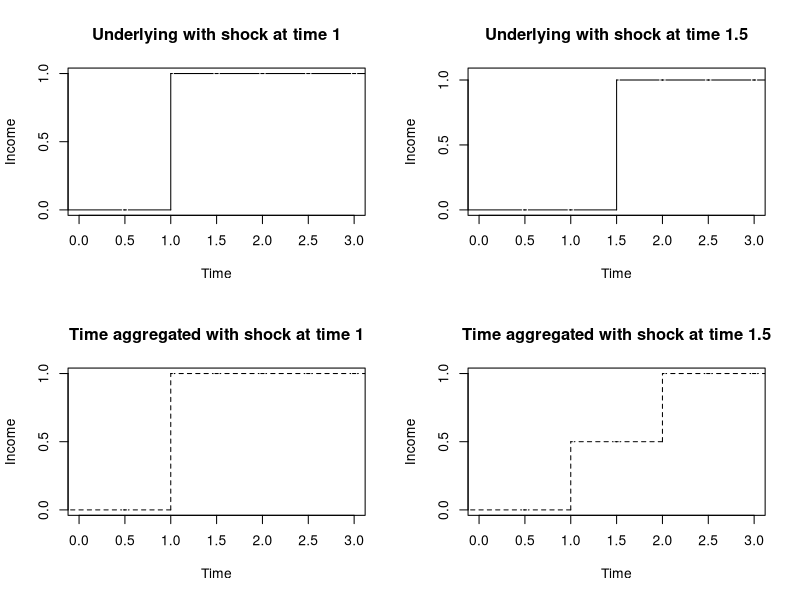

Generate this figure with R:
# Draw a time aggregated random walk (4 subperiods)
library(ggplot2)
library(gridExtra)

figures_dir = "C:/Users/edmun/OneDrive/Documents/Research/BPP_PSID_TimeAgg/Code/Figures/"

N_sub =2
N_period =3
N_subperiods =N_sub*N_period
time = (1:(N_subperiods))/N_sub
#shocks = rnorm(N_subperiods,0,1)
shocks = c(0,0,1,0,0,0)
underlying = cumsum(shocks)
time_agg = underlying*0.0
for (T in 1:N_period){
  t = (T-1)*N_sub+1
  time_agg[t:(t+N_sub-1)]=mean(underlying[t:(t+N_sub-1)])
}



time_agg_func=stepfun(time[1:(N_subperiods-1)], time_agg)
underlying_func=stepfun(time[1:(N_subperiods-1)], underlying)

par(mfcol=c(2,2))
plot(underlying_func, time, xlim= c(0,N_period),ylim=c(0,1),col="black",lty="solid", col.points=FALSE, verticals=TRUE,xlab="Time",ylab="Income",main="Underlying with shock at time 1",yaxt = "n")
axis(side = 2, at = c(0.0,0.5,1.0))
plot(time_agg_func, time, xlim= c(0,N_period),ylim=c(0,1),col="black",lty="dashed", col.points=FALSE, verticals=TRUE,xlab="Time",ylab="Income",main="Time aggregated with shock at time 1",yaxt = "n")
axis(side = 2, at = c(0.0,0.5,1.0))

shocks = c(0,0,0,1,0,0)
underlying = cumsum(shocks)
time_agg = underlying*0.0
for (T in 1:N_period){
  t = (T-1)*N_sub+1
  time_agg[t:(t+N_sub-1)]=mean(underlying[t:(t+N_sub-1)])
}

time_agg_func=stepfun(time[1:(N_subperiods-1)], time_agg)
underlying_func=stepfun(time[1:(N_subperiods-1)], underlying)


plot(underlying_func, time, xlim= c(0,N_period),ylim=c(0,1.05),col="black",lty="solid", col.points=FALSE, verticals=TRUE,xlab="Time",ylab="Income",main="Underlying with shock at time 1.5",yaxt = "n")
axis(side = 2, at = c(0.0,0.5,1.0))
plot(time_agg_func, time, xlim= c(0,N_period),ylim=c(0,1),col="black",lty="dashed", col.points=FALSE, verticals=TRUE,xlab="Time",ylab="Income",main="Time aggregated with shock at time 1.5",yaxt = "n")
axis(side = 2, at = c(0.0,0.5,1.0))
dev.copy(png, paste(figures_dir, "TimeAggExample.png",sep=""))
dev.off()
